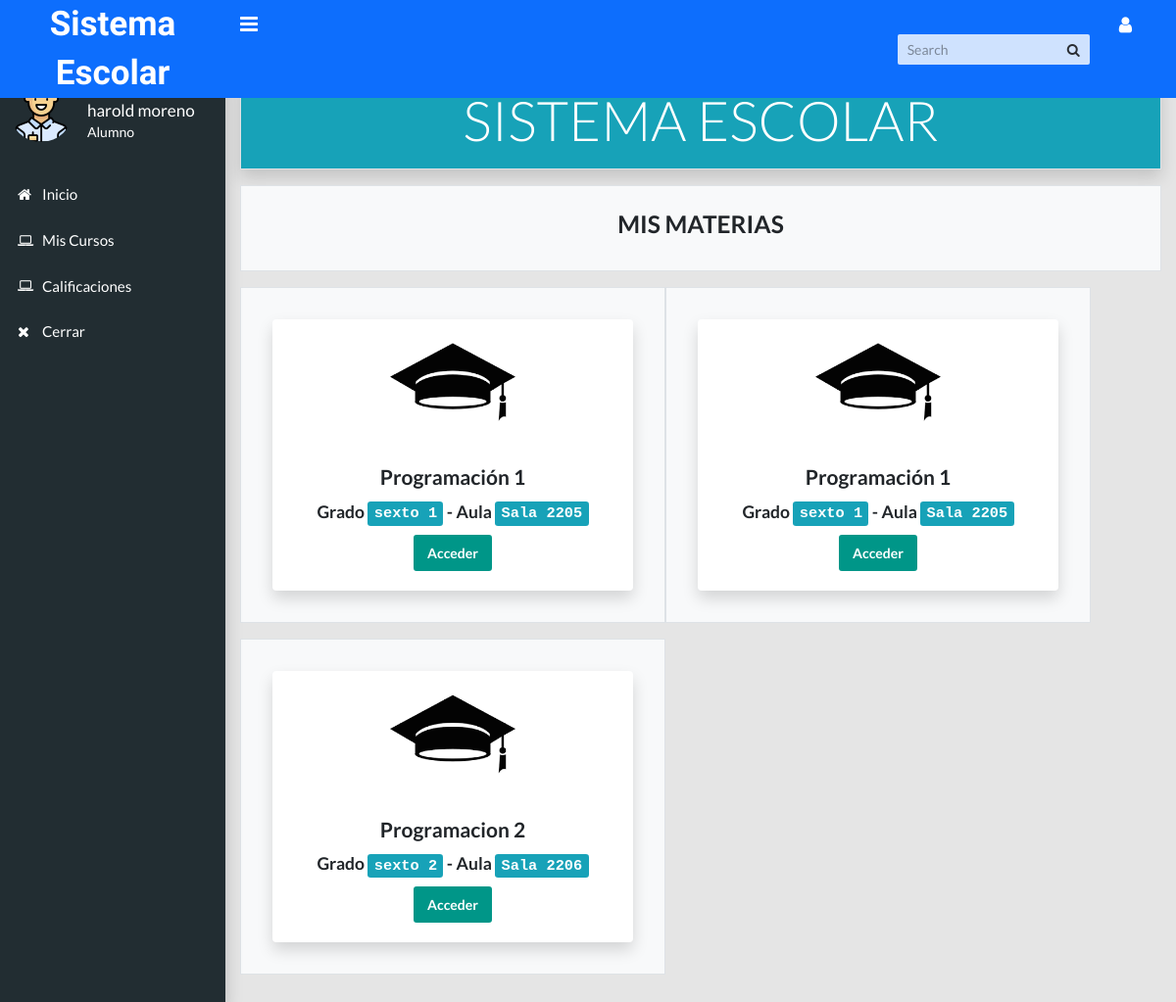
Screenshot of /alumno/index.php (signed in) with the database file from the repository.
### tables this page shows
CREATE TABLE IF NOT EXISTS `alumno_profesor` (
  `ap_id` int(11) NOT NULL AUTO_INCREMENT,
  `alumno_id` int(11) NOT NULL,
  `pm_id` int(11) NOT NULL,
  `periodo_id` int(11) NOT NULL,
  `estadop` int(11) NOT NULL,
  PRIMARY KEY (`ap_id`),
  KEY `alumno_id` (`alumno_id`),
  KEY `pm_id` (`pm_id`),
  KEY `periodo_id` (`periodo_id`)
);

CREATE TABLE IF NOT EXISTS `materias` (
  `materia_id` int(11) NOT NULL AUTO_INCREMENT,
  `nombre_materia` varchar(100) NOT NULL,
  `estado` int(11) NOT NULL DEFAULT '1',
  PRIMARY KEY (`materia_id`)
);

CREATE TABLE IF NOT EXISTS `grados` (
  `grado_id` int(11) NOT NULL AUTO_INCREMENT,
  `nombre_grado` varchar(100) NOT NULL,
  `estado` int(11) NOT NULL DEFAULT '1',
  PRIMARY KEY (`grado_id`)
);

CREATE TABLE IF NOT EXISTS `aulas` (
  `aula_id` int(11) NOT NULL AUTO_INCREMENT,
  `nombre_aula` varchar(100) NOT NULL,
  `estado` int(11) NOT NULL DEFAULT '1',
  PRIMARY KEY (`aula_id`)
);

### alumno/index.php (the view)
<?php
require_once 'includes/header.php';
require_once '../includes/conexion.php';
$sql = "SELECT * FROM alumno_profesor as ap
INNER JOIN alumnos as al ON ap.alumno_id=al.alumno_id
INNER JOIN profesor_materia as pm ON ap.pm_id=pm.pm_id
INNER JOIN grados as g ON pm.grado_id=g.grado_id
INNER JOIN aulas as a ON pm.aula_id=a.aula_id
INNER JOIN profesor as p ON pm.profesor_id=p.profesor_id
INNER JOIN materias as m ON pm.materia_id=m.materia_id
WHERE al.alumno_id = $idalumno";
$query = $pdo->prepare($sql);
$query->execute();
$row = $query->rowCount();
?>
<main class="app-content">
<link rel="stylesheet" type="text/css" href="css/estilos.css">
  <div class="row">
    <div class="col-md-12 border shadow p-2 bg-info text-white">
      <h3 class="display-4" style="text-align: center;">SISTEMA ESCOLAR</h3>
    </div>
  </div>
  <div class="row">
    <div class="col-md-12 text-center border mt-3 p-4 bg-light">
      <h3>MIS MATERIAS</h3>
    </div>
  </div>
  <div class="row">
    <?php if ($row > 0) {
      while ($data = $query->fetch()) {
    ?>
        <div class="cold-md-4 text-center border mt-3 p-4 bg-light">
          <div class="card m-2 shadow" style="width: 23rem;">
            <center><img src="img/logo.png" class="card-img-top" id="logo-escula" alt="..."></center>
            <div class="card-body">
              <h4 class="card-title text-center"><?= $data['nombre_materia']; ?></h4>
              <h5 class="card-title">Grado <kbd class="bg-info"><?= $data['nombre_grado']; ?></kbd> - Aula <kbd class="bg-info"><?= $data['nombre_aula']; ?></kbd></h5>
              <a href="contenido.php?curso=<?= $data['pm_id']; ?>" class="btn btn-primary">Acceder</a>
            </div>
          </div>
        </div>
    <?php }
    } ?>
  </div>
</main>
<?php require_once 'includes/footer.php'; ?>

### alumno/includes/header.php (shortened to what this page needs)
<!DOCTYPE html>
<html lang="en">
<head>
    <link rel="stylesheet" type="text/css" href="../css/main.css">
    <link rel="stylesheet" type="text/css" href="../css/estilos.css">
    <link rel="stylesheet" type="text/css" href="https://maxcdn.bootstrapcdn.com/font-awesome/4.7.0/css/font-awesome.min.css">
</head>
<body class="app sidebar-mini">
    <header class="app-header"><a class="app-header__logo" href="index.php">Sistema Escolar</a>
        <a class="app-sidebar__toggle" href="#" data-toggle="sidebar" aria-label="Hide Sidebar"></a>
        <ul class="app-nav">
            <li class="app-search">
                <input class="app-search__input" type="search" placeholder="Search">
                <button class="app-search__button"><i class="fa fa-search"></i></button>
            </li>
            <li class="dropdown"><a class="app-nav__item" href="#" data-toggle="dropdown" aria-label="Open Profile Menu"><i class="fa fa-user fa-lg"></i></a>
            </li>
        </ul>
    </header>
    <?php require_once 'nav.php'; ?>

### alumno/includes/nav.php (shortened to what this page needs)
<?php
$idalumno = $_SESSION['alumno_id'];
$nombre = $_SESSION['nombre_alumno'];
?>
<aside class="app-sidebar">
    <div class="app-sidebar__user"><img class="app-sidebar__user-avatar" src="img/user.png" alt="User Image">
        <div>
            <p class="app-sidebar__user-name"><?= "BIENVENIDO " . $nombre ?></p>
            <p class="app-sidebar__user-designation">Alumno</p>
        </div>
    </div>
    <ul class="app-menu">
        <li><a class="app-menu__item" href="index.php"><i class="app-menu__icon fa fa-home" aria-hidden="true"></i></i><span class="app-menu__label">Inicio</span></a></li>
        <li class="treeview">
            <a class="app-menu__item" href="#" data-toggle="treeview">
                <i class="app-menu__icon fa fa-laptop"></i>
                <span class="app-menu__label">Mis Cursos</span>
            </a>
        </li>
        <li class="treeview">
            <a class="app-menu__item" href="#" data-toggle="treeview">
                <i class="app-menu__icon fa fa-laptop"></i>
                <span class="app-menu__label">Calificaciones</span>
            </a>
        </li>
        <li><a class="app-menu__item" href="../logout.php"><i class="app-menu__icon fa fa-times" aria-hidden="true"></i><span class="app-menu__label">Cerrar</span></a></li>
    </ul>
</aside>

### alumno/includes/footer.php (shortened to what this page needs)
  </body>
</html>

### css/estilos.css (style rules this page uses)
body { background-color: #000; }
.card { width: 400px; border: none; }
.app-nav, .app-header, .app-header__logo { background: #0d6efd !important; }
.app-header__logo { font-weight: bold; font-size: 250%; }

### alumno/css/estilos.css (style rules this page uses)
#logo-escula { width: 35%; }

### rows the page displays
alumno_profesor: materias.nombre_materia "Programación 1", grados.nombre_grado "sexto 1", aulas.nombre_aula "Sala 2205"
alumno_profesor: materias.nombre_materia "Programación 1", grados.nombre_grado "sexto 1", aulas.nombre_aula "Sala 2205"
alumno_profesor: materias.nombre_materia "Programacion 2", grados.nombre_grado "sexto 2", aulas.nombre_aula "Sala 2206"

### other values shown
$nombre "harold moreno"
